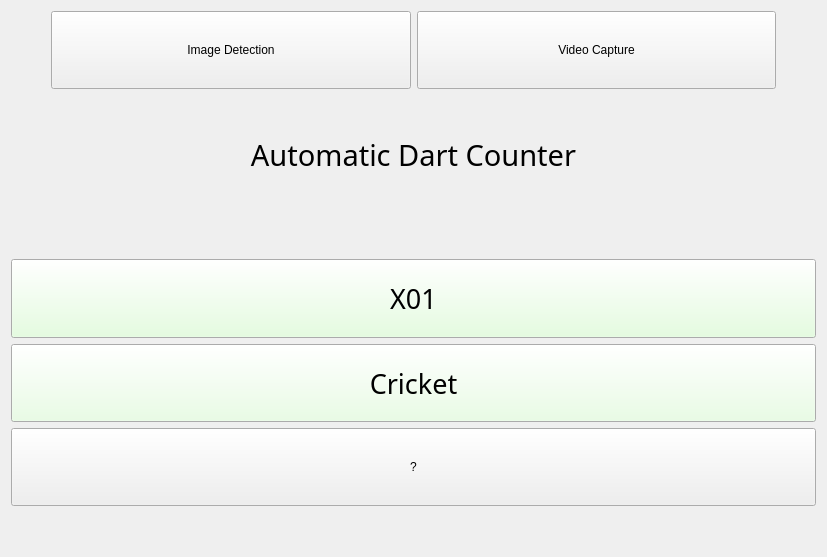
<?xml version="1.0" encoding="UTF-8"?>
<ui version="4.0">
 <class>MainWindow</class>
 <widget class="QMainWindow" name="MainWindow">
  <property name="geometry">
   <rect>
    <x>0</x>
    <y>0</y>
    <width>827</width>
    <height>557</height>
   </rect>
  </property>
  <property name="windowTitle">
   <string>MainWindow</string>
  </property>
  <widget class="QWidget" name="centralWidget">
   <property name="sizePolicy">
    <sizepolicy hsizetype="Preferred" vsizetype="Preferred">
     <horstretch>0</horstretch>
     <verstretch>0</verstretch>
    </sizepolicy>
   </property>
   <layout class="QVBoxLayout" name="verticalLayout_2">
    <item>
     <layout class="QVBoxLayout" name="verticalLayout">
      <item>
       <layout class="QHBoxLayout" name="horizontalLayout">
        <item>
         <spacer name="horizontalSpacer">
          <property name="orientation">
           <enum>Qt::Horizontal</enum>
          </property>
          <property name="sizeType">
           <enum>QSizePolicy::Preferred</enum>
          </property>
          <property name="sizeHint" stdset="0">
           <size>
            <width>40</width>
            <height>20</height>
           </size>
          </property>
         </spacer>
        </item>
        <item>
         <widget class="QPushButton" name="button_image_detection">
          <property name="sizePolicy">
           <sizepolicy hsizetype="Preferred" vsizetype="Preferred">
            <horstretch>0</horstretch>
            <verstretch>0</verstretch>
           </sizepolicy>
          </property>
          <property name="layoutDirection">
           <enum>Qt::LeftToRight</enum>
          </property>
          <property name="text">
           <string>Image Detection</string>
          </property>
         </widget>
        </item>
        <item>
         <widget class="QPushButton" name="button_video_capture">
          <property name="sizePolicy">
           <sizepolicy hsizetype="Preferred" vsizetype="Preferred">
            <horstretch>0</horstretch>
            <verstretch>0</verstretch>
           </sizepolicy>
          </property>
          <property name="text">
           <string>Video Capture</string>
          </property>
         </widget>
        </item>
        <item>
         <spacer name="horizontalSpacer_2">
          <property name="orientation">
           <enum>Qt::Horizontal</enum>
          </property>
          <property name="sizeType">
           <enum>QSizePolicy::Preferred</enum>
          </property>
          <property name="sizeHint" stdset="0">
           <size>
            <width>40</width>
            <height>20</height>
           </size>
          </property>
         </spacer>
        </item>
       </layout>
      </item>
      <item>
       <spacer name="verticalSpacer_3">
        <property name="orientation">
         <enum>Qt::Vertical</enum>
        </property>
        <property name="sizeType">
         <enum>QSizePolicy::Preferred</enum>
        </property>
        <property name="sizeHint" stdset="0">
         <size>
          <width>20</width>
          <height>40</height>
         </size>
        </property>
       </spacer>
      </item>
      <item>
       <widget class="QLabel" name="Automatic_Dart_Counter">
        <property name="sizePolicy">
         <sizepolicy hsizetype="Preferred" vsizetype="Preferred">
          <horstretch>0</horstretch>
          <verstretch>0</verstretch>
         </sizepolicy>
        </property>
        <property name="font">
         <font>
          <family>Piboto Thin</family>
          <pointsize>22</pointsize>
          <weight>50</weight>
          <italic>false</italic>
          <bold>false</bold>
         </font>
        </property>
        <property name="tabletTracking">
         <bool>false</bool>
        </property>
        <property name="text">
         <string>Automatic Dart Counter</string>
        </property>
        <property name="textFormat">
         <enum>Qt::RichText</enum>
        </property>
        <property name="alignment">
         <set>Qt::AlignHCenter|Qt::AlignTop</set>
        </property>
       </widget>
      </item>
      <item>
       <spacer name="verticalSpacer">
        <property name="orientation">
         <enum>Qt::Vertical</enum>
        </property>
        <property name="sizeType">
         <enum>QSizePolicy::Fixed</enum>
        </property>
        <property name="sizeHint" stdset="0">
         <size>
          <width>20</width>
          <height>40</height>
         </size>
        </property>
       </spacer>
      </item>
      <item>
       <widget class="QPushButton" name="button_x01">
        <property name="sizePolicy">
         <sizepolicy hsizetype="Preferred" vsizetype="Preferred">
          <horstretch>0</horstretch>
          <verstretch>0</verstretch>
         </sizepolicy>
        </property>
        <property name="minimumSize">
         <size>
          <width>0</width>
          <height>70</height>
         </size>
        </property>
        <property name="palette">
         <palette>
          <active>
           <colorrole role="Button">
            <brush brushstyle="SolidPattern">
             <color alpha="255">
              <red>222</red>
              <green>255</green>
              <blue>216</blue>
             </color>
            </brush>
           </colorrole>
           <colorrole role="Base">
            <brush brushstyle="SolidPattern">
             <color alpha="255">
              <red>255</red>
              <green>255</green>
              <blue>255</blue>
             </color>
            </brush>
           </colorrole>
          </active>
          <inactive>
           <colorrole role="Button">
            <brush brushstyle="SolidPattern">
             <color alpha="255">
              <red>222</red>
              <green>255</green>
              <blue>216</blue>
             </color>
            </brush>
           </colorrole>
           <colorrole role="Base">
            <brush brushstyle="SolidPattern">
             <color alpha="255">
              <red>255</red>
              <green>255</green>
              <blue>255</blue>
             </color>
            </brush>
           </colorrole>
          </inactive>
          <disabled>
           <colorrole role="Button">
            <brush brushstyle="SolidPattern">
             <color alpha="255">
              <red>222</red>
              <green>255</green>
              <blue>216</blue>
             </color>
            </brush>
           </colorrole>
           <colorrole role="Base">
            <brush brushstyle="SolidPattern">
             <color alpha="255">
              <red>255</red>
              <green>255</green>
              <blue>255</blue>
             </color>
            </brush>
           </colorrole>
          </disabled>
         </palette>
        </property>
        <property name="font">
         <font>
          <family>Noto Sans Samaritan</family>
          <pointsize>20</pointsize>
          <weight>50</weight>
          <bold>false</bold>
         </font>
        </property>
        <property name="text">
         <string>X01</string>
        </property>
        <property name="iconSize">
         <size>
          <width>30</width>
          <height>30</height>
         </size>
        </property>
       </widget>
      </item>
      <item>
       <widget class="QPushButton" name="button_cricket">
        <property name="sizePolicy">
         <sizepolicy hsizetype="Preferred" vsizetype="Preferred">
          <horstretch>0</horstretch>
          <verstretch>0</verstretch>
         </sizepolicy>
        </property>
        <property name="minimumSize">
         <size>
          <width>0</width>
          <height>70</height>
         </size>
        </property>
        <property name="palette">
         <palette>
          <active>
           <colorrole role="Button">
            <brush brushstyle="SolidPattern">
             <color alpha="255">
              <red>227</red>
              <green>255</green>
              <blue>222</blue>
             </color>
            </brush>
           </colorrole>
          </active>
          <inactive>
           <colorrole role="Button">
            <brush brushstyle="SolidPattern">
             <color alpha="255">
              <red>227</red>
              <green>255</green>
              <blue>222</blue>
             </color>
            </brush>
           </colorrole>
          </inactive>
          <disabled>
           <colorrole role="Button">
            <brush brushstyle="SolidPattern">
             <color alpha="255">
              <red>227</red>
              <green>255</green>
              <blue>222</blue>
             </color>
            </brush>
           </colorrole>
          </disabled>
         </palette>
        </property>
        <property name="font">
         <font>
          <family>Noto Sans Samaritan</family>
          <pointsize>20</pointsize>
          <weight>50</weight>
          <bold>false</bold>
         </font>
        </property>
        <property name="text">
         <string>Cricket</string>
        </property>
       </widget>
      </item>
      <item>
       <widget class="QPushButton" name="pushButton">
        <property name="sizePolicy">
         <sizepolicy hsizetype="Preferred" vsizetype="Preferred">
          <horstretch>0</horstretch>
          <verstretch>0</verstretch>
         </sizepolicy>
        </property>
        <property name="minimumSize">
         <size>
          <width>0</width>
          <height>70</height>
         </size>
        </property>
        <property name="text">
         <string>?</string>
        </property>
       </widget>
      </item>
      <item>
       <spacer name="verticalSpacer_2">
        <property name="orientation">
         <enum>Qt::Vertical</enum>
        </property>
        <property name="sizeType">
         <enum>QSizePolicy::Preferred</enum>
        </property>
        <property name="sizeHint" stdset="0">
         <size>
          <width>20</width>
          <height>40</height>
         </size>
        </property>
       </spacer>
      </item>
     </layout>
    </item>
   </layout>
  </widget>
 </widget>
 <layoutdefault spacing="6" margin="11"/>
 <resources/>
 <connections/>
</ui>
